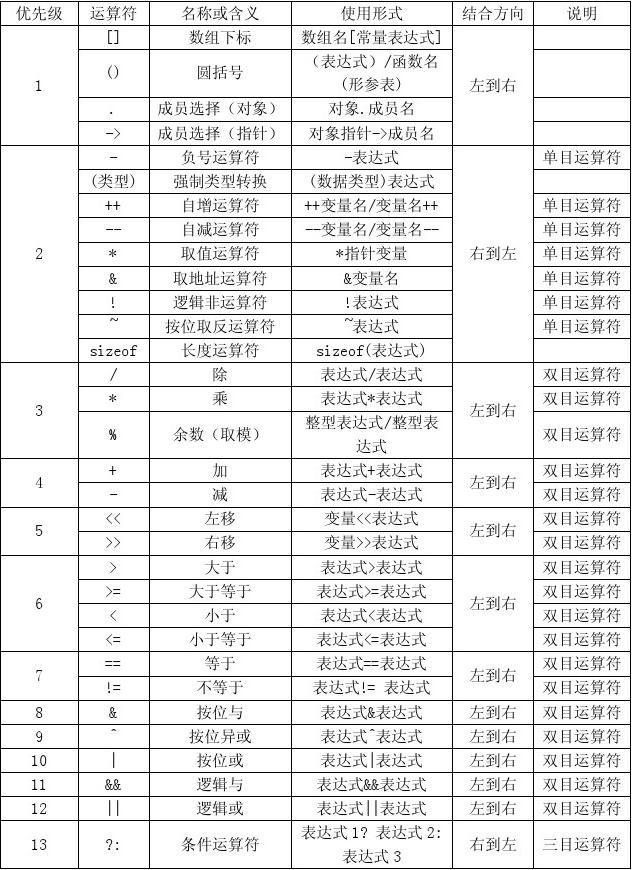
#> input picture OCR_Table/table.png, 632 x 870 px
$ python img_table_ocr.py
#> lines starting #> are read from the running program, lines starting #| are printed output that depends on the picture; after the words box and inside, x2 and y2 are one past the last pixel; in counts of white or black regions, pixels touching at a corner belong together
from paddleocr import PaddleOCR, draw_ocr
from PIL import Image
from itertools import product
import cv2
import numpy as np

# TODO：这个测试用例 table.png 顶部和下部交叉部分没有标记出来
# TODO：获取表格区域

'''
	说明： 轮廓转为直线
	输入的 shape 是二维的，点的数量 n 和点的坐标，即 nx2
	输出起点和终点，即 2x2
'''
def contour2line(contours):
	x_min = min(contours[:,0])
	x_max = max(contours[:,0])
	y_min = min(contours[:,1])
	y_max = max(contours[:,1])
	del_x = abs(x_min-x_max)
	del_y = abs(y_min-y_max)

	if del_x < del_y: # vertical line
		x = (x_min + x_max)//2
		return [[x, y_min],[x, y_max]]
	else: #horizontal line
		y = (y_min + y_max)//2
		return [[x_min, y],[x_max, y]]

'''
	说明： 所有横线和竖线轮廓转为直线，并且进行相应的延长，从而避免 “交点误差”
	交点误差： 如果要求交点，还有一个潜在的问题就是有些线差一点点相交，但是却没有相交，
	这种情况就需要对所有线做延长，横线延长最小宽度的一半，纵线延长最小高度的一半
	输入：横线和纵线轮廓
	输出：
'''
def extende2lines(hors, vers):
	# 可能是多个 array 对象作为数组元素，所以只能看第一维度，剩余的维度需要每个元素再 shape 一下
	# 估计是每个元素不一定一样吧
	# 上面的猜想确实是正确的，不一定所有轮廓都是矩形，所以还要进一步将奇奇怪怪的形状转为线条

	if len(hors) < 2 or len(vers) < 2:
		print('[Error]Too Less Contour')
		return None
	# Contour 转为线条
	hor_lines, ver_lines = [], []
	for h in hors:
		contour = h.squeeze()
		if len(contour.shape) > 2:
			print('[Error]Horizontal Shape Error:', contour.shape)
		# 所有轮廓点转为直线
		line = contour2line(contour)
		hor_lines.append(line)
	for v in vers:
		contour = v.squeeze()
		if len(contour.shape) > 2:
			print('[Error]Vertical Shape Error:', contour.shape)
		# 所有轮廓点转为直线
		line = contour2line(contour)
		ver_lines.append(line)

	# 获取表格最小间距
	min_height_gap, min_width_gap = float('inf'), float('inf')
	for i in range(1, len(hor_lines)):
		min_height_gap = min(min_height_gap, abs(hor_lines[i][0][1] - hor_lines[i - 1][0][1]))
	for i in range(1, len(ver_lines)):
		min_width_gap = min(min_width_gap, abs(ver_lines[i][0][0] - ver_lines[i - 1][0][0]))

	print("Min Gap Height:",min_height_gap)
	print("Min Gap Width:",min_width_gap)

	# 延长
	for i in range(len(hor_lines)):
		hor_lines[i][0][0] -= min_width_gap//3
		hor_lines[i][1][0] += min_width_gap//3
	for i in range(len(ver_lines)):
		ver_lines[i][0][1] -= min_height_gap//3
		ver_lines[i][1][1] += min_height_gap//3
	return [hor_lines, ver_lines]

# 获取横纵线交点，每条横线的交点为一个批次
def get_cross_points(hors, vers):
	points =[]
	for h in hors:
		p = []
		for v in vers:
			if v[0][1] < h[0][1] < v[1][1]:
				p.append([ v[0][0], h[0][1]])
		points.append(p)
	return points

# TODO：按照横向来获取表格区域
def get_hor_area():
	pass

# 获取表格横纵线交点坐标
# TODO： 获取每个矩形的区域
def get_table():
	img = cv2.imread(r'table.png')
#> img is the input picture: shape (870, 632, 3); min 0, max 255, mean 231.9
	#1.二值化处理
	# 灰度化
	gray = cv2.cvtColor(img, cv2.COLOR_BGR2GRAY)
	# 阈值分割
	#retval, dst = cv2.threshold(gray, 110, 255, cv2.THRESH_BINARY)
	retval, dst = cv2.threshold(~gray, 127, 255, cv2.THRESH_BINARY)
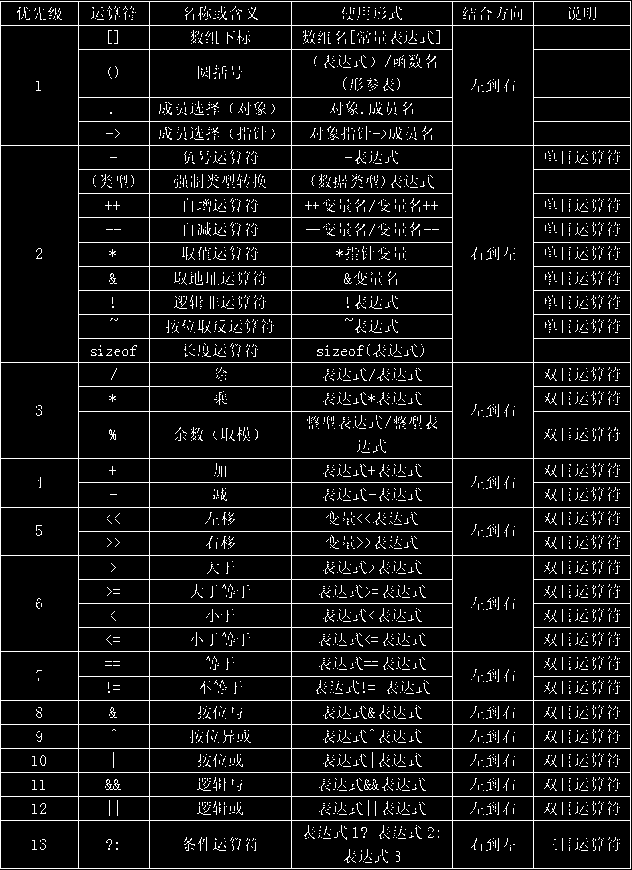
#> dst: shape (870, 632); 7.7% white in thin lines or dots

	print(dst.shape)
#| (870, 632)

	res = img.copy()
	res *= 0
#> res: shape (870, 632, 3); every value is 0

	#2.提取表格
	height = dst.shape[0]
#> height = 870
	width = dst.shape[1]
#> width = 632
	horizontal_size = height//16
#> horizontal_size = 54
	vertical_size = width//16
#> vertical_size = 39

	#横向
	horizontal_kernel = cv2.getStructuringElement(cv2.MORPH_RECT, (horizontal_size,1))
	remove_horizontal = cv2.morphologyEx(dst, cv2.MORPH_OPEN, horizontal_kernel, iterations=1)
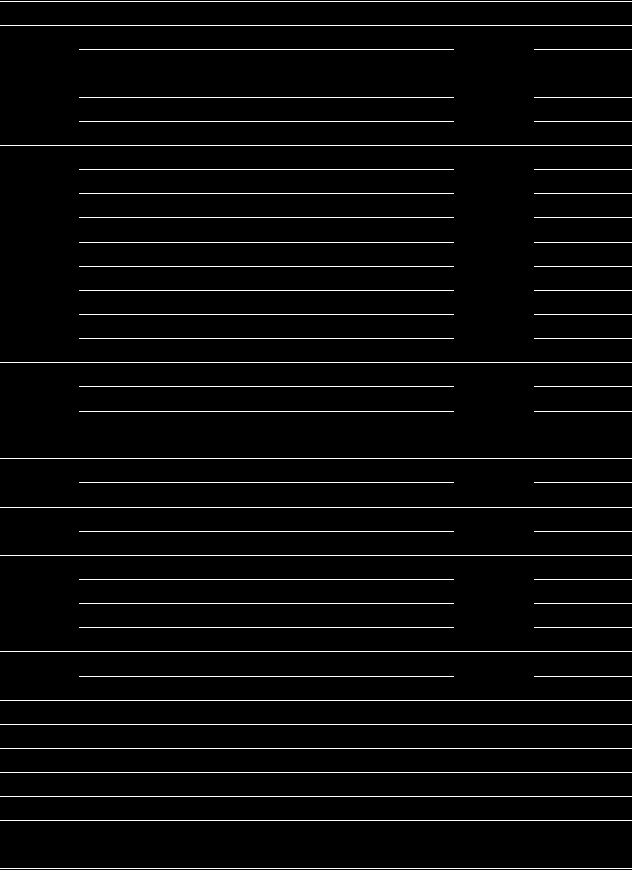
#> remove_horizontal: shape (870, 632); 3.4% white in thin lines or dots
	cnts = cv2.findContours(remove_horizontal, cv2.RETR_EXTERNAL, cv2.CHAIN_APPROX_SIMPLE)
#> cnts = 53 contours, all with area under 20
	cnts_h = cnts[0] if len(cnts) == 2 else cnts[1]
#> cnts_h = 53 contours, all with area under 20
	print("横线数量：", len(cnts_h))
#| 横线数量： 53
	#for c in cnts_h:
	#	cv2.drawContours(res, [c], -1, (255,255,255), 2)

	#纵向
	vertical_kernel = cv2.getStructuringElement(cv2.MORPH_RECT, (1,vertical_size))
#> vertical_kernel = 39 values from 1 to 1
	remove_vertical = cv2.morphologyEx(dst, cv2.MORPH_OPEN, vertical_kernel, iterations=1)
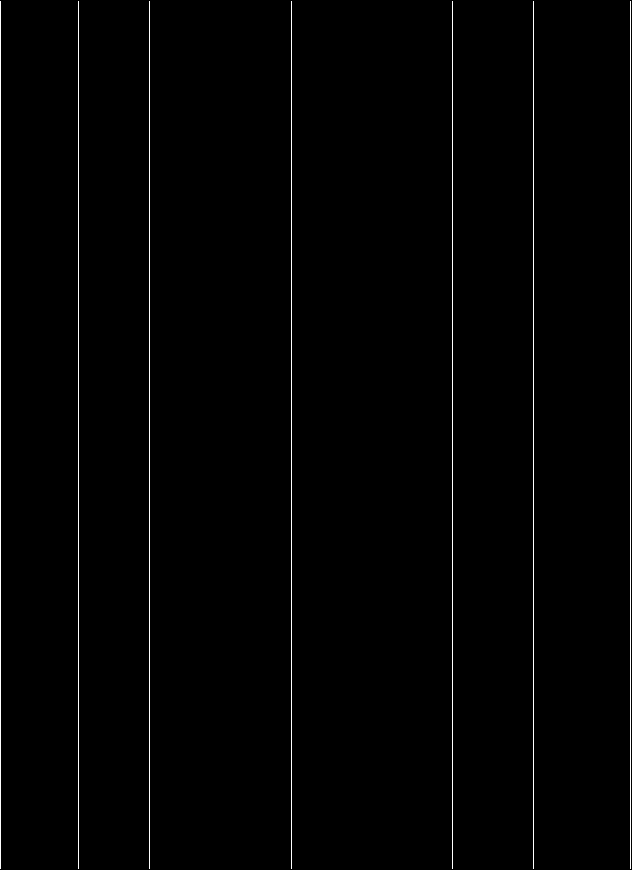
#> remove_vertical: shape (870, 632); 1.1% white in thin lines or dots
	cnts = cv2.findContours(remove_vertical, cv2.RETR_EXTERNAL, cv2.CHAIN_APPROX_SIMPLE)
#> cnts = 7 contours, all with area under 20
	cnts_v = cnts[0] if len(cnts) == 2 else cnts[1]
#> cnts_v = 7 contours, all with area under 20
	print("竖线数量：", len(cnts_v))
#| 竖线数量： 7
	#for c in cnts_v:
	#	cv2.drawContours(res, [c], -1, (255,255,255), 2)

	hor_ver_lines = extende2lines(cnts_h, cnts_v)
#> the loop in extende2lines, `for h in hors:` made 53 passes
#> (x_min in contour2line, x_max in contour2line, y_min in contour2line, y_max in contour2line, del_x in contour2line, y in contour2line, line) on passes 1 to 12: (0, 631, 868, 868, 631, 868, [[0, 868], [631, 868]]), (0, 631, 820, 820, 631, 820, [[0, 820], [631, 820]]), (0, 631, 796, 796, 631, 796, [[0, 796], [631, 796]]), (0, 631, 772, 772, 631, 772, [[0, 772], [631, 772]]), (0, 631, 748, 748, 631, 748, [[0, 748], [631, 748]]), (0, 631, 724, 724, 631, 724, [[0, 724], [631, 724]]), (0, 631, 700, 700, 631, 700, [[0, 700], [631, 700]]), (534, 631, 676, 676, 97, 676, [[534, 676], [631, 676]]), (79, 453, 676, 676, 374, 676, [[79, 676], [453, 676]]), (0, 631, 651, 651, 631, 651, [[0, 651], [631, 651]]), (534, 631, 627, 627, 97, 627, [[534, 627], [631, 627]]), (79, 453, 627, 627, 374, 627, [[79, 627], [453, 627]])
#> after the loop in extende2lines, `for h in hors:`: hor_lines = 53 items
#> the loop in extende2lines, `for v in vers:` made 7 passes
#> (x_min in contour2line, x_max in contour2line, x in contour2line, line) on passes 1 to 7: (630, 630, 630, [[630, 1], [630, 868]]), (533, 533, 533, [[533, 1], [533, 868]]), (452, 452, 452, [[452, 1], [452, 868]]), (291, 291, 291, [[291, 1], [291, 868]]), (149, 149, 149, [[149, 1], [149, 868]]), (78, 78, 78, [[78, 1], [78, 868]]), (0, 0, 0, [[0, 1], [0, 868]])
#> after the loop in extende2lines, `for v in vers:`: ver_lines = [[[630, 1], [630, 868]], [[533, 1], [533, 868]], [[452, 1], [452, 868]], [[291, 1], [291, 868]], [[149, 1], [149, 868]], [[78, 1], [78, 868]], [[0, 1], [0, 868]]]
#> the loop in extende2lines, `for i in range(1, len(hor_lines)):` made 52 passes
#> min_height_gap on passes 1 to 12: 48, 24, 24, 24, 24, 24, 24, 0, 0, 0, 0, 0
#> the loop in extende2lines, `for i in range(1, len(ver_lines)):` made 6 passes
#> min_width_gap on passes 1 to 6: 97, 81, 81, 81, 71, 71
#| Min Gap Height: 0
#| Min Gap Width: 71
#> the loop in extende2lines, `for i in range(len(hor_lines)):` made 53 passes
#> the loop in extende2lines, `for i in range(len(ver_lines)):` made 7 passes
#> hor_ver_lines = 2 items
	points = get_cross_points(hor_ver_lines[0], hor_ver_lines[1])
#> the loop in get_cross_points, `for h in hors:` made 53 passes
#> h on passes 1 to 12: [[-23, 868], [654, 868]], [[-23, 820], [654, 820]], [[-23, 796], [654, 796]], [[-23, 772], [654, 772]], [[-23, 748], [654, 748]], [[-23, 724], [654, 724]], [[-23, 700], [654, 700]], [[511, 676], [654, 676]], [[56, 676], [476, 676]], [[-23, 651], [654, 651]], [[511, 627], [654, 627]], [[56, 627], [476, 627]]
#> after the loop in get_cross_points, `for h in hors:`: points = 53 items
#> points = 53 items
	# 绘制
	for hor_ver in hor_ver_lines:
		for line in hor_ver:
			cv2.drawContours(res, [np.array(line)], -1, (255,255,255), 2)
#> this loop made 2 passes
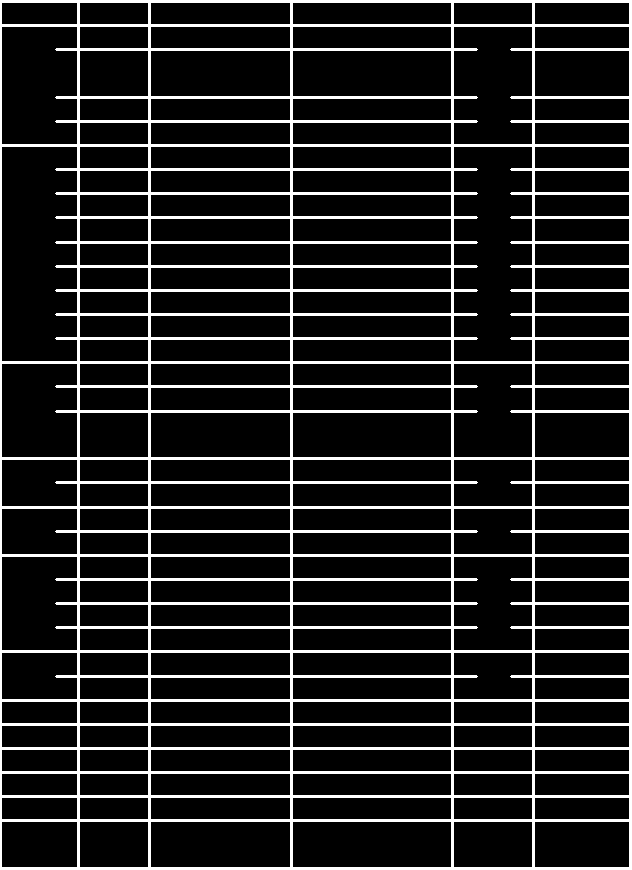
#> res: shape (870, 632, 3); 13.6% white; 1 white region, box (x1, y1, x2, y2) and area: (0, 0, 632, 870) 74865
	for hp in points:
		for p in hp:
			p = [p[0],p[1]],[p[0]+10,p[1]+10]
			cv2.drawContours(res, [np.array(p)], -1, (0,255,0), 2)
#> this loop made 53 passes
#> hp on passes 1, 53: [], []
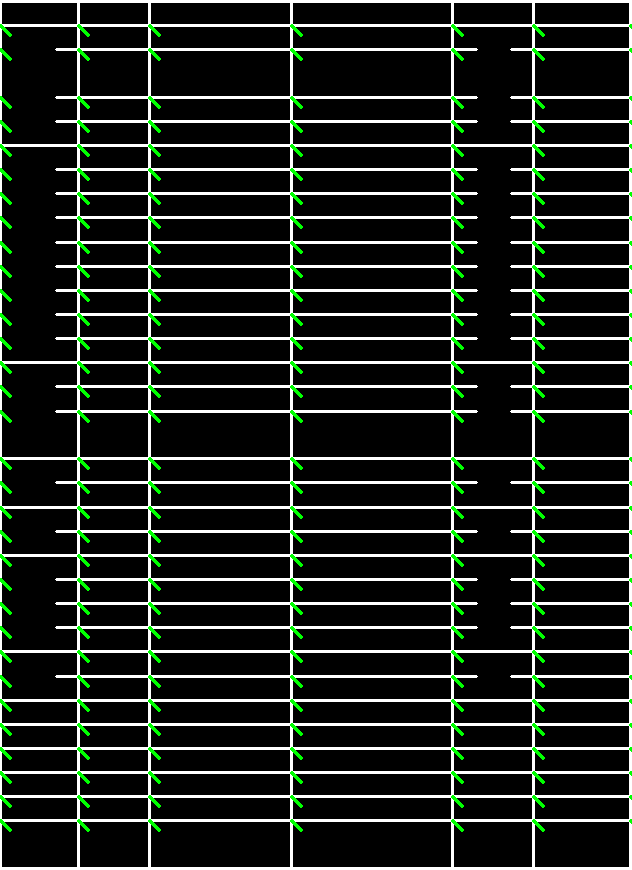
#> res: shape (870, 632, 3); 2.04% of pixels changed, all inside (x1, y1, x2, y2) = (0, 24, 632, 832)
	cv2.imwrite('table_res.png',res)

# 去除水印
def erase_mark():
	img = Image.open(r'test.png')
	width, height = img.size
	for pos in product(range(width), range(height)):
		if sum(img.getpixel(pos)[:3]) > 580:
			img.putpixel(pos, (255,255,255))
	img.show()
	#img.save('clean_test.png')

# 测试 OCR
def run():
	ocr = PaddleOCR(use_angle_cls=True, lang="ch")
	# 输入待识别图片路径
	img_path = r"clean_test.png"
	# 输出结果保存路径
	result = ocr.ocr(img_path, cls=True)
	for line in result:
		print(line)

	image = Image.open(img_path).convert('RGB')
	#box 是左上，右上，右下，左下
	boxes = [line[0] for line in result]
	txts = [line[1][0] for line in result]
	scores = [line[1][1] for line in result]
	im_show = draw_ocr(image, boxes, txts, scores)
	im_show = Image.fromarray(im_show)
	im_show.show()
	im_show.save()

if __name__ == "__main__":
	get_table()
